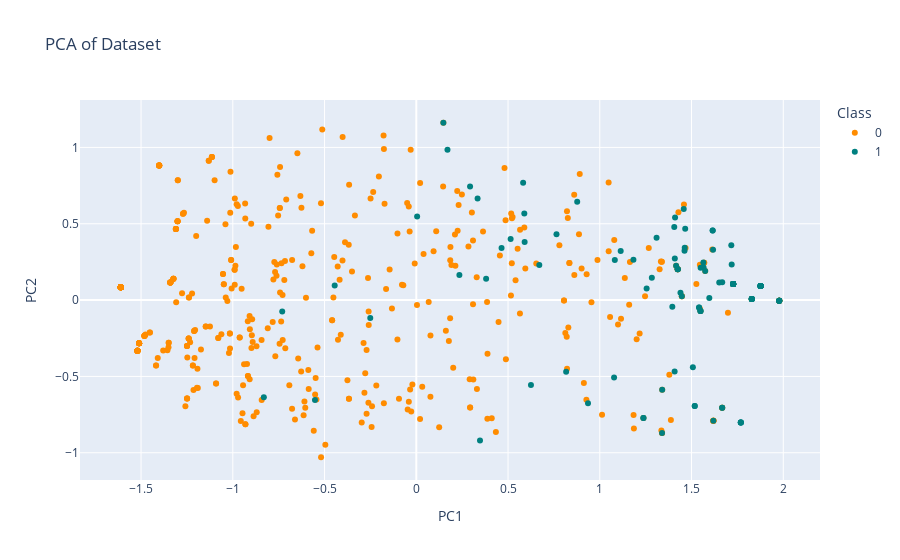

Write notebook code for a chart like this one.
### Code cell
# Plot the PCA results using Plotly
fig = px.scatter(df_pca, x='PC1', y='PC2', color=df_pca['ASD'].astype(str),
                 title='PCA of Dataset',
                 labels={'color': 'Class'},
                 color_discrete_map={'0': 'darkorange', '1': 'teal'})
fig.show()
